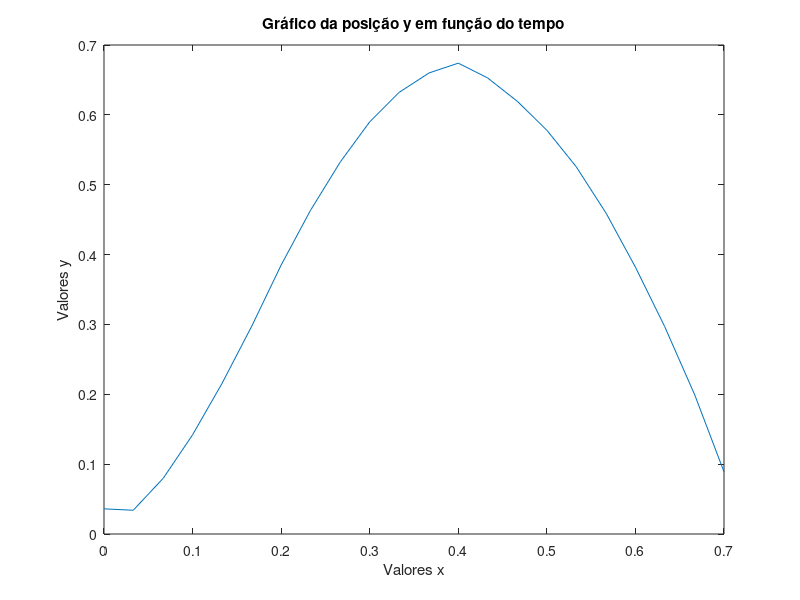

The MATLAB script that drew this image:
x = [0.000, 0.033, 0.067, 0.100, 0.133, 0.167, 0.200, 0.233, 0.267, 0.300, 0.333, 0.367, 0.400, 0.433, 0.467, 0.500, 0.533, 0.567, 0.600, 0.633, 0.667, 0.700];
y = [0.036 , 0.034 , 0.080 , 0.142 , 0.215 , 0.298 , 0.385 , 0.463 , 0.533 , 0.590 , 0.632 , 0.660 , 0.674 , 0.653 , 0.619 , 0.578 , 0.526 , 0.459 , 0.382 , 0.297 , 0.199 , 0.089]

plot(x,y);
title('Gráfico da posição y em função do tempo');
xlabel('Valores x');
ylabel('Valores y');